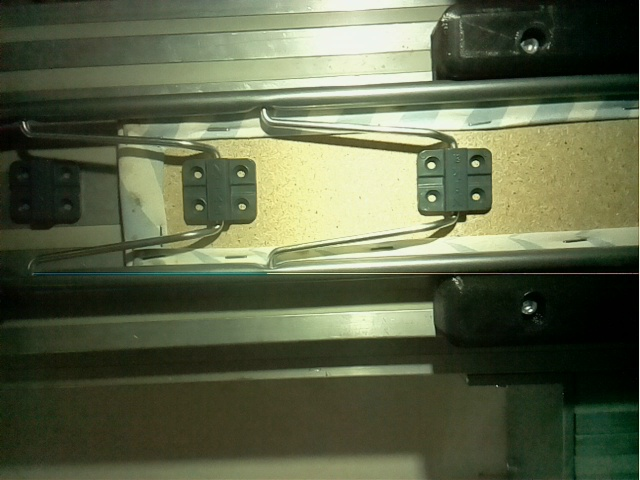
//> input picture OpenCVBasic/MatchTemplate/image.jpg, 640 x 480 px
$ ./MatchTemplate   (built with g++ and OpenCV 4)
//> lines starting //> are read from the running program, lines starting //| are printed output that depends on the picture; after the words box and inside, x2 and y2 are one past the last pixel; in counts of white or black regions, pixels touching at a corner belong together
#include "opencv2/imgcodecs.hpp"
#include "opencv2/highgui.hpp"
#include "opencv2/imgproc.hpp"
#include <iostream>
using namespace std;
using namespace cv;

bool use_mask;
Mat img; Mat templ; Mat mask; Mat result;
const char* image_window = "Source Image";
const char* result_window = "Result window";
int match_method;
int max_Trackbar = 5;
vector<vector<Point>> cnts;

void MatchingMethod()
{
    Mat img_display;
    double minVal;
    double maxVal;
    Point minLoc;
    Point maxLoc;
    img.copyTo(img_display);
    int result_cols = img.cols - templ.cols + 1;
    int result_rows = img.rows - templ.rows + 1;
    result.create(result_rows, result_cols, CV_32FC1);
    matchTemplate(img, templ, result, TM_CCORR_NORMED);
    //normalize(result, result, 0, 1, NORM_MINMAX, -1, Mat());

    Point matchLoc;
    minMaxLoc(result, &minVal, &maxVal, &minLoc, &maxLoc);
    matchLoc = maxLoc;
    cout << maxVal << endl;
    //rectangle(img, matchLoc, Point(matchLoc.x + templ.cols, matchLoc.y + templ.rows), Scalar(255,255,255), 2);
    rectangle(img, matchLoc, Point(matchLoc.x + templ.cols, matchLoc.y + templ.rows), Scalar(255, 255, 255), -1);
    rectangle(result, matchLoc, Point(matchLoc.x + templ.cols, matchLoc.y + templ.rows), Scalar::all(255), 2, 8, 0);
    imshow(image_window, img);
    imshow(result_window, result);
    return;
}
int main(int argc, char** argv)
{
    img = imread("image.jpg", IMREAD_GRAYSCALE);
//> img: 480 rows x 640 cols, CV_8UC1; min 0, max 249, mean 94.6
    Mat img1 = imread("image.jpg");
//> img1 is the input picture: 480 rows x 640 cols, CV_8UC3; mean B, G, R 72.1, 100, 92.5
    GaussianBlur(img, img, Size(9, 9), 1);
    Canny(img, img, 100, 255);
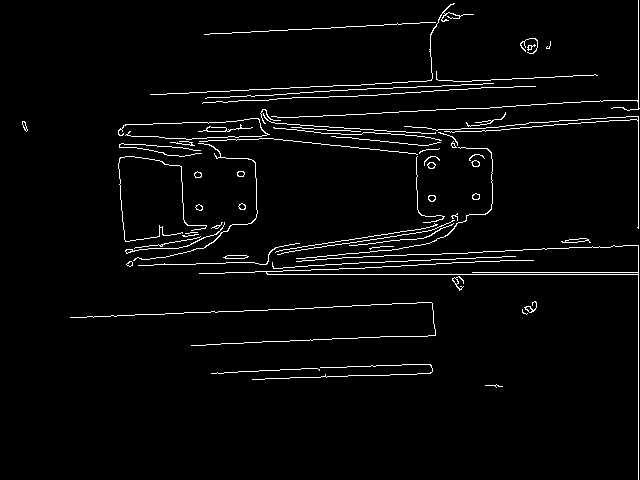
//> img: 480 rows x 640 cols, CV_8UC1; 3.1% white in thin lines or dots

    templ = imread("tmp.jpg", IMREAD_GRAYSCALE);
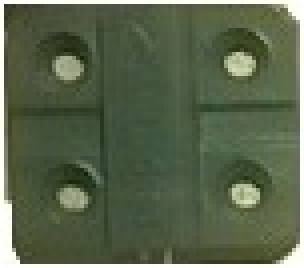
//> input picture OpenCVBasic/MatchTemplate/tmp.jpg, 76 x 67 px (shown 4 times larger)
//> templ: 67 rows x 76 cols, CV_8UC1; min 26, max 255, mean 95.2
    GaussianBlur(templ, templ, Size(9, 9), 1);
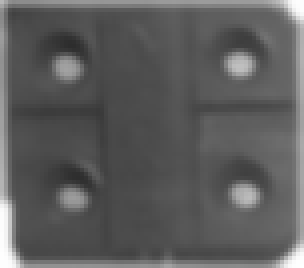
//> templ: 67 rows x 76 cols, CV_8UC1 (shown 4 times larger); min 45, max 255, mean 92.9
    Canny(templ, templ, 190, 220);
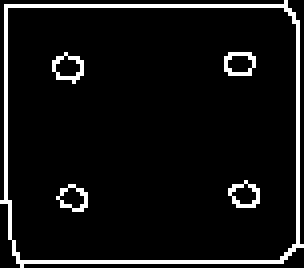
//> templ: 67 rows x 76 cols, CV_8UC1 (shown 4 times larger); 7.2% white in thin lines or dots
    Mat imgc = img(Rect(124, 133, 180, 110));
//> imgc: 110 rows x 180 cols, CV_8UC1; 5.7% white in thin lines or dots
    auto kernel = getStructuringElement(MORPH_ELLIPSE, Size(15, 15));
    morphologyEx(imgc, imgc, MORPH_CLOSE, kernel);
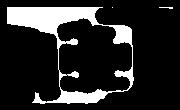
//> imgc: 110 rows x 180 cols, CV_8UC1; 15.7% white; 3 white regions (2 under 20 px), largest, box (x1, y1, x2, y2) and area: (7, 7, 134, 104) 3089
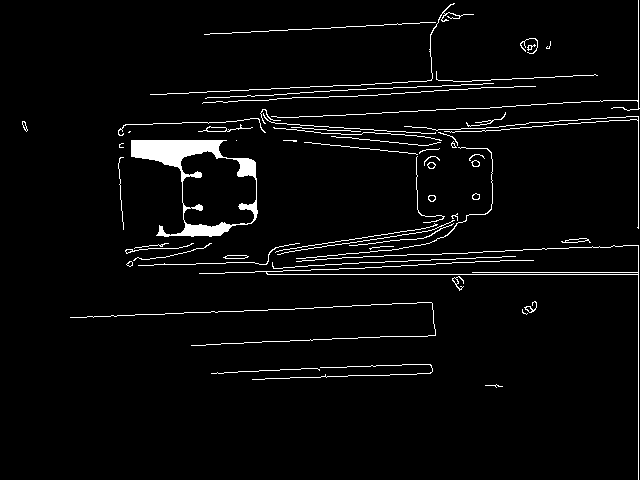
//> img: 480 rows x 640 cols, CV_8UC1; 3.7% white; 58 white regions (9 under 20 px)
    imshow("res", imgc);
    findContours(imgc, cnts, RETR_EXTERNAL, CHAIN_APPROX_SIMPLE);
//> cnts = 3 contours, 2 with area under 20; largest, box (x1, y1, x2, y2) and area: (7, 7, 134, 104) 7147
    drawContours(img1, cnts, -1, Scalar(0, 255, 0));
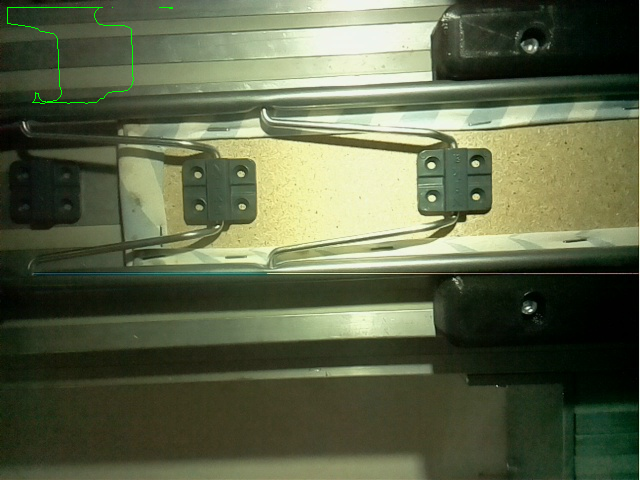
//> img1: 480 rows x 640 cols, CV_8UC3; 0.16% of pixels changed, all inside (x1, y1, x2, y2) = (7, 7, 173, 104)
    //adaptiveThreshold(img, img, 255, 0, 0, 19, 13);
    imshow("res", img1);
    //adaptiveThreshold(templ, templ, 255, 0, 0, 19, 13);

    imshow("Template", templ);
    if (img.empty() || templ.empty())
    {
        cout << "Can't read one of the images" << endl;
        return EXIT_FAILURE;
    }
    namedWindow(image_window, WINDOW_AUTOSIZE);
    // [6 lines of commented-out code are left out]
    waitKey(0);
    return EXIT_SUCCESS;
}
